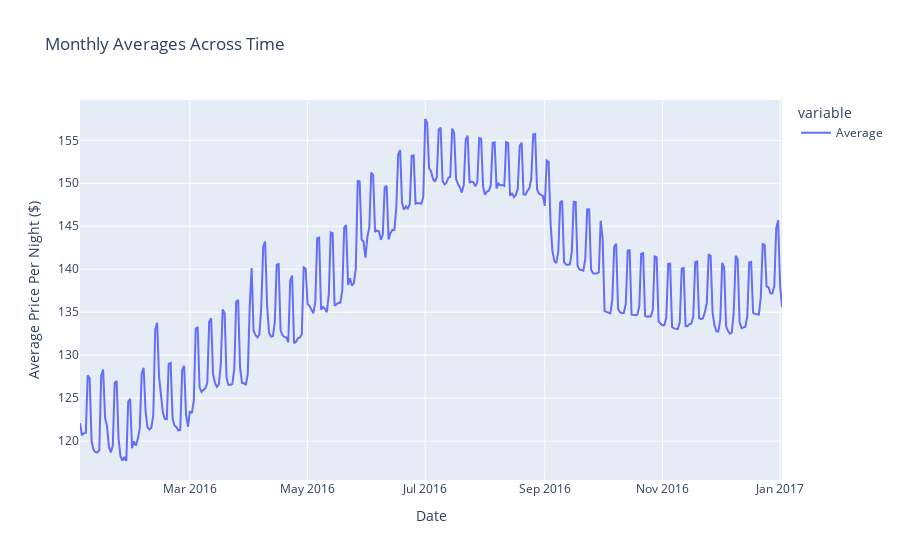

Source (notebook cell):
### Code cell
px.line(daily_average_prices_df,
        labels={'value':'Average Price Per Night ($)', 'date':'Date'},
        title="Monthly Averages Across Time")

### Figure 1 — Plotly figure (JSON) as saved in the notebook; plotly's stock layout.template omitted (floating-point values rounded to 4 significant figures; data arrays with more than 128 entries replaced by an {"elided": "..."} marker saying what was removed)
{"data": [{"hovertemplate": "variable=Average<br>Date=%{x}<br>Average Price Per Night ($)=%{y}<extra></extra>", "legendgroup": "Average", "line": {"color": "#636efa", "dash": "solid"}, "mode": "lines", "name": "Average", "orientation": "v", "showlegend": true, "type": "scatter", "x": {"elided": "365 str values"}, "xaxis": "x", "y": {"elided": "365 float values"}, "yaxis": "y"}], "layout": {"legend": {"title": {"text": "variable"}, "tracegroupgap": 0}, "title": {"text": "Monthly Averages Across Time"}, "xaxis": {"anchor": "y", "domain": [0, 1], "title": {"text": "Date"}}, "yaxis": {"anchor": "x", "domain": [0, 1], "title": {"text": "Average Price Per Night ($)"}}}}
